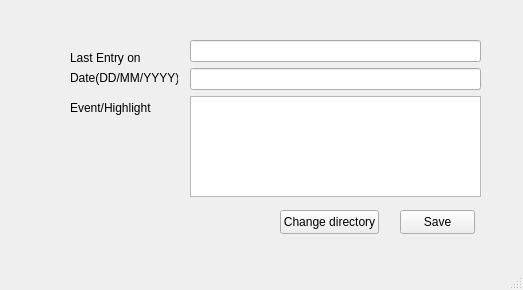
<?xml version="1.0" encoding="UTF-8"?>
<ui version="4.0">
 <class>MainWindow</class>
 <widget class="QMainWindow" name="MainWindow">
  <property name="geometry">
   <rect>
    <x>0</x>
    <y>0</y>
    <width>523</width>
    <height>290</height>
   </rect>
  </property>
  <property name="windowTitle">
   <string>MainWindow</string>
  </property>
  <widget class="QWidget" name="centralwidget">
   <widget class="QPushButton" name="pushButton_change_dir">
    <property name="geometry">
     <rect>
      <x>280</x>
      <y>210</y>
      <width>99</width>
      <height>24</height>
     </rect>
    </property>
    <property name="text">
     <string>Change directory</string>
    </property>
   </widget>
   <widget class="QPushButton" name="pushButton_save">
    <property name="geometry">
     <rect>
      <x>400</x>
      <y>210</y>
      <width>75</width>
      <height>24</height>
     </rect>
    </property>
    <property name="text">
     <string>Save</string>
    </property>
   </widget>
   <widget class="QWidget" name="">
    <property name="geometry">
     <rect>
      <x>190</x>
      <y>40</y>
      <width>291</width>
      <height>157</height>
     </rect>
    </property>
    <layout class="QVBoxLayout" name="verticalLayout_2">
     <item>
      <widget class="QLineEdit" name="lineEdit_lastM"/>
     </item>
     <item>
      <widget class="QLineEdit" name="lineEdit_date"/>
     </item>
     <item>
      <widget class="QTextEdit" name="textEdit_event"/>
     </item>
    </layout>
   </widget>
   <widget class="QLabel" name="label">
    <property name="geometry">
     <rect>
      <x>70</x>
      <y>70</y>
      <width>108</width>
      <height>16</height>
     </rect>
    </property>
    <property name="text">
     <string>Date(DD/MM/YYYY)</string>
    </property>
   </widget>
   <widget class="QLabel" name="label_3">
    <property name="geometry">
     <rect>
      <x>70</x>
      <y>50</y>
      <width>71</width>
      <height>16</height>
     </rect>
    </property>
    <property name="text">
     <string>Last Entry on:</string>
    </property>
   </widget>
   <widget class="QLabel" name="label_2">
    <property name="geometry">
     <rect>
      <x>70</x>
      <y>100</y>
      <width>84</width>
      <height>16</height>
     </rect>
    </property>
    <property name="text">
     <string>Event/Highlight</string>
    </property>
   </widget>
  </widget>
  <widget class="QMenuBar" name="menubar">
   <property name="geometry">
    <rect>
     <x>0</x>
     <y>0</y>
     <width>523</width>
     <height>22</height>
    </rect>
   </property>
  </widget>
  <widget class="QStatusBar" name="statusbar"/>
 </widget>
 <resources/>
 <connections/>
</ui>
